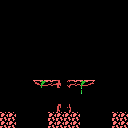

A 2D game scene composited from a Tiled map and its tileset images. What follows is a short description and the map's XML, with every tile layer's data as written:
An orthogonal 16x16 tile map with 8x8 px tiles, 1 tile layer (Tile Layer 1).

<map version="1.0" tiledversion="1.0.2" orientation="orthogonal" renderorder="right-down" width="16" height="16" tilewidth="8" tileheight="8" nextobjectid="1">
 <tileset firstgid="1" name="tiles" tilewidth="8" tileheight="8" tilecount="256" columns="16">
  <image source="tiles-jungle.png" width="128" height="128" />
 </tileset>
 <layer name="Tile Layer 1" width="16" height="16">
  <data encoding="csv">
0,0,0,0,0,0,0,1,1,0,0,0,0,0,0,0,
0,0,0,0,0,0,0,1,1,0,0,0,0,0,0,0,
0,0,0,0,0,0,0,1,1,0,0,0,0,0,0,0,
0,0,0,0,0,0,0,1,1,0,0,0,0,0,0,0,
0,0,0,0,0,0,0,1,1,0,0,0,0,0,0,0,
0,0,0,0,0,0,0,1,1,0,0,0,0,0,0,0,
0,0,0,0,0,0,0,1,1,0,0,0,0,0,0,0,
0,0,0,0,0,0,0,1,1,0,0,0,0,0,0,0,
0,0,0,0,0,0,0,1,1,0,0,0,0,0,0,0,
0,0,0,0,0,0,0,1,1,0,0,0,0,0,0,0,
0,0,0,0,139,140,137,17,25,137,140,138,0,0,0,0,
0,0,0,0,0,0,0,1,1,0,22,0,0,0,0,0,
0,0,0,0,0,0,0,1,1,0,0,0,0,0,0,0,
0,0,0,0,0,0,0,13,14,0,0,0,0,0,0,0,
146,146,0,0,0,0,146,146,146,146,0,0,0,0,146,146,
146,146,0,0,0,0,146,146,146,146,0,0,0,0,146,146
</data>
 </layer>
 <objectgroup name="Object Layer 1" />
</map>
